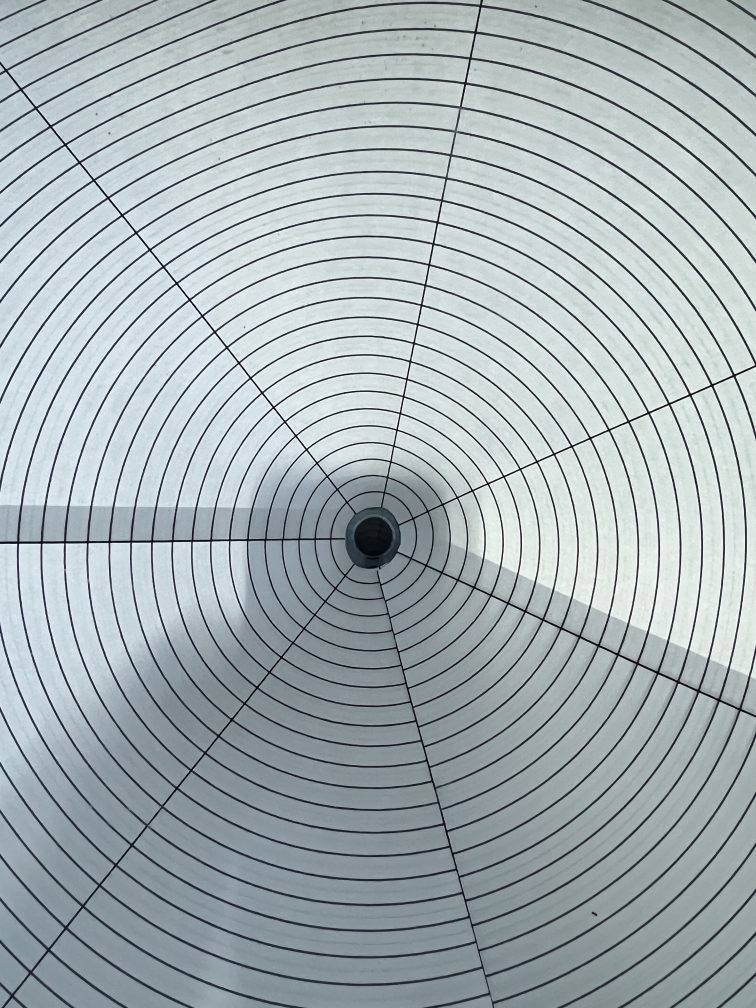
#> input picture IMG_0258.jpeg, 3024 x 4032 px (shown at 1/4 size)
$ python -i contours.py   (imports and definitions only)
#> lines starting #> are read from the running program, lines starting #| are printed output that depends on the picture; after the words box and inside, x2 and y2 are one past the last pixel; in counts of white or black regions, pixels touching at a corner belong together
#> further down, picture is the input picture: shape (4032, 3024, 3); mean B, G, R 180.7, 177.4, 166.7
import cv2
import numpy as np


# [6 lines of commented-out code are left out]

def contours(image):
    print("contours")

    # [8 lines of commented-out code are left out]
    gray = cv2.cvtColor(image, cv2.COLOR_BGR2GRAY)

    # apply gaussian filter to reduce noise
    gray = cv2.GaussianBlur(gray, (5, 5), 0)

    # Find Canny edges
    edged = cv2.Canny(gray, 100, 300)
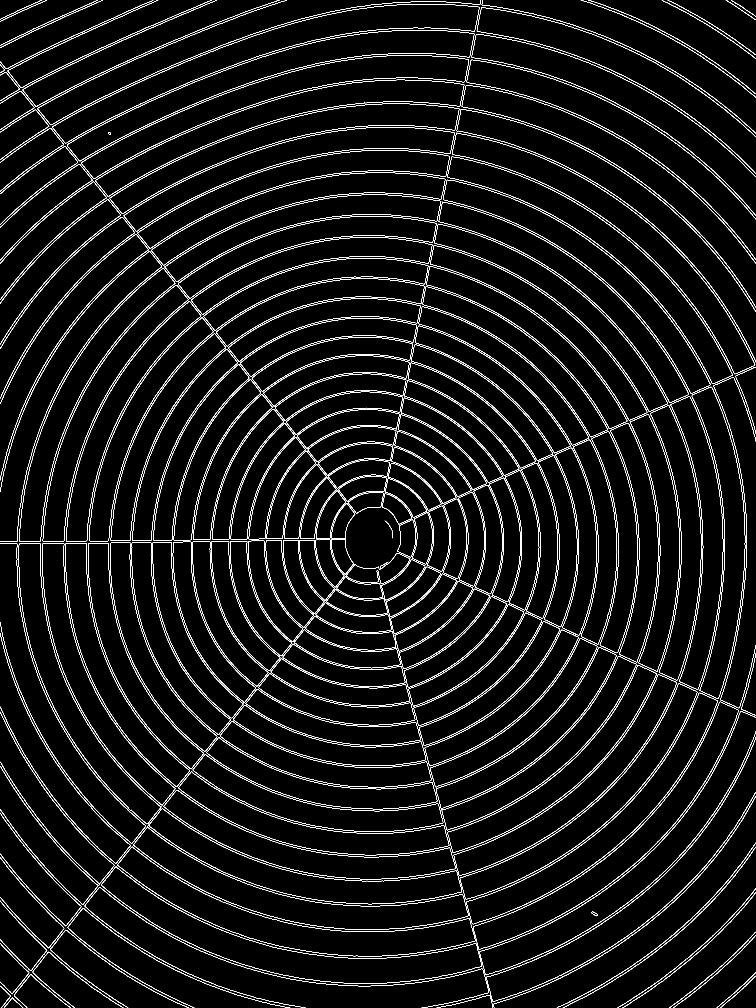
#> edged: shape (4032, 3024) (shown at 1/4 size); 2.9% white in thin lines or dots
    # cv2.waitKey(0)

    # Finding Contours
    # Use a copy of the image e.g. edged.copy()pip3 install imutils
    # since findContours alters the image
    contours, hierarchy = cv2.findContours(edged, cv2.RETR_TREE, cv2.CHAIN_APPROX_NONE)
#> contours = 324 contours, 2 with area under 20; largest, box (x1, y1, x2, y2) and area: (405, 3464, 1928, 3936) 156480, (405, 3466, 1928, 3936) 155915, (209, 16, 1918, 574) 153369, (209, 16, 1918, 574) 152819, (268, 120, 1898, 645) 142933

    # [13 lines of commented-out code are left out]

    return contours

>>> import cv2
>>> picture = cv2.imread('../IMG_0258.jpeg')
>>> result = contours(picture)
#> result has the same summary as contours in contours
